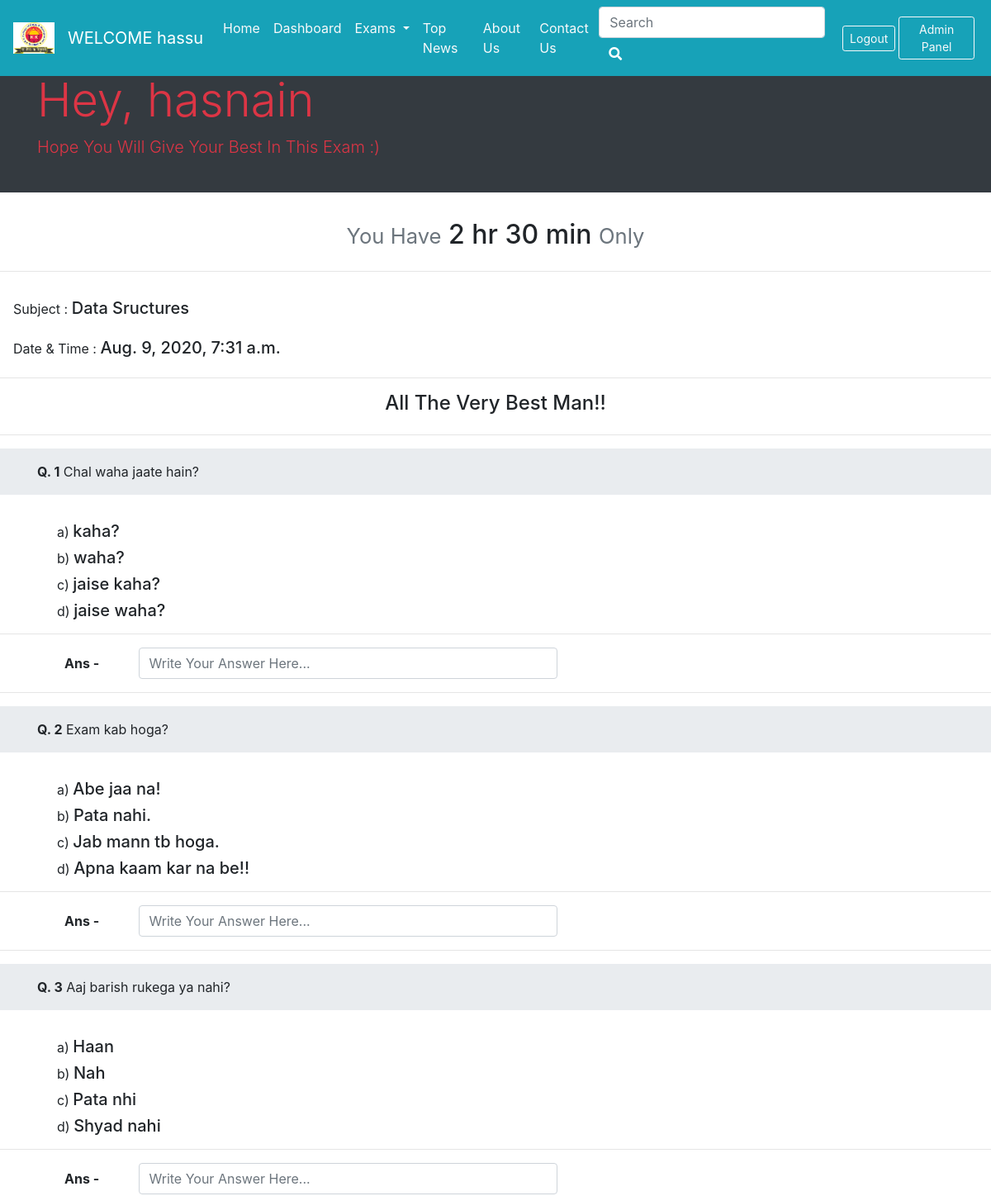
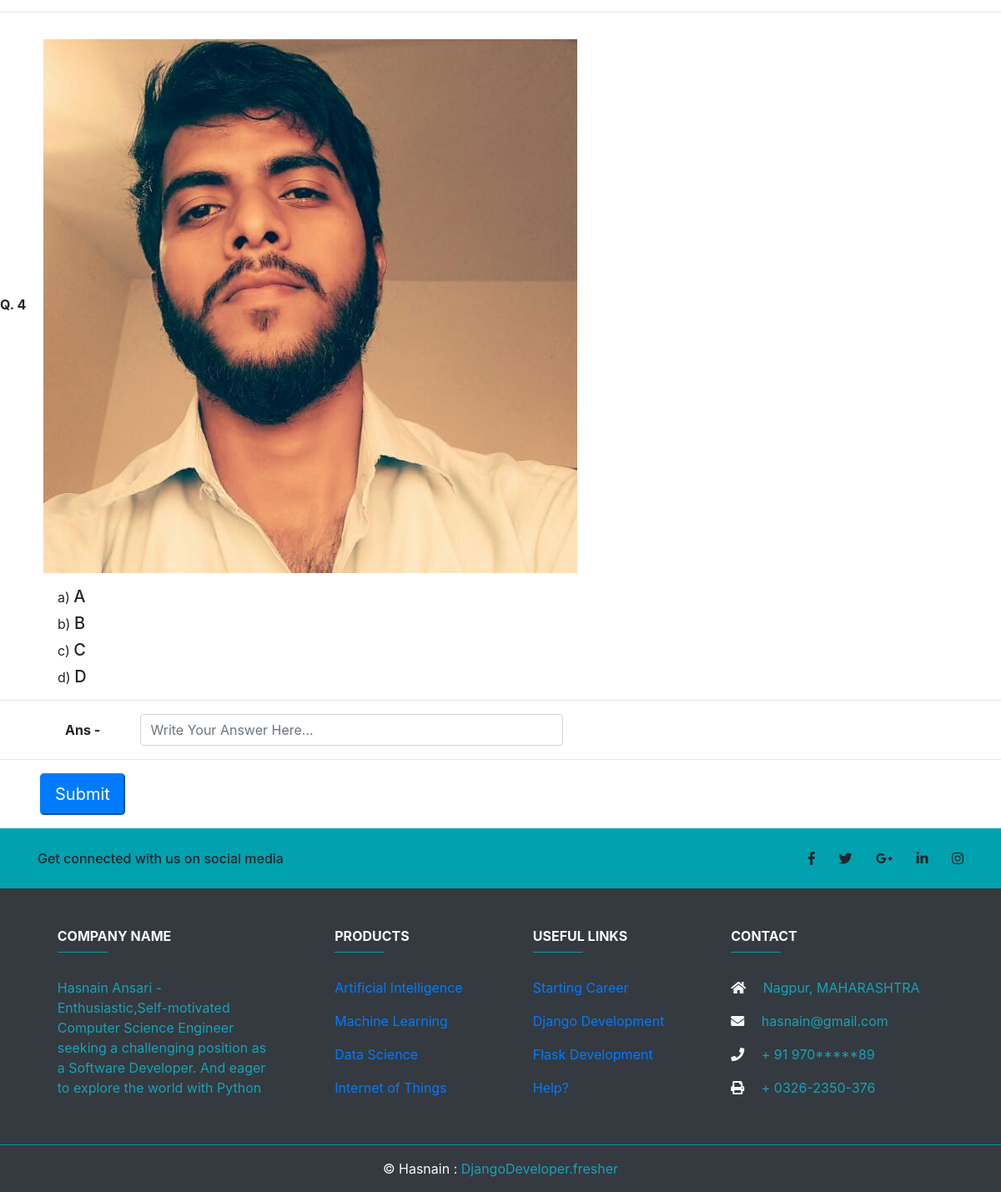
The app's page /student (signed in) with its own data (2 pictures, top to bottom).
### exam_news/models.py (models this page shows, shortened)
class Teacher(models.Model):
    timeslot = models.CharField(max_length= 150)
    subject = models.CharField(max_length= 150)
    bestwish = models.CharField(default=None,max_length= 350, blank = True, null=True )
    warningmessage = models.CharField(default=None,max_length= 550, blank = True, null=True )
    date = models.DateTimeField(default=datetime.now())

class TecherData(models.Model):
    writtenquestion = models.CharField(default='',max_length= 330, blank = True, null=True )
    imagequestion = models.ImageField( default = None, blank = True, null=True )
    option1 = models.CharField(default='A',max_length= 150)
    option2 = models.CharField(default='B',max_length= 150)
    option3 = models.CharField(default='C',max_length= 150)
    option4 = models.CharField(default='D',max_length= 150)

### exam_news/views.py (the view)
# urls.py: path('student', views.student , name = 'student'),
def student(request):
    if request.method == 'POST':
        st=request.POST.getlist('examsubmit')  # returns a list of values after getting from input with same name...
        result = StudentData(answer=st)
        result.save()
        messages.success(request, 'Thank You! Your Response Have Been Recorded.')
        return redirect("student")
    teach = Teacher.objects.all().last()
    teachQ = TecherData.objects.all()  # [::-1] for showing in reverse order
    return render(request, 'student.html', {'teach':teach, 'teachQ':teachQ})

### templates/student.html (shortened to what this page needs)
{% extends 'base.html' %}
{% block content %}
{% if user.is_authenticated %}
<div class = "container-fluid pb-0 pt-5 mt-3 ">
</div>
<div class="container-fluid m-0 p-0">
    <div class="jumbotron jumbotron-fluid pt-4 pb-4 bg-dark">
    <div class="container">
        <h1 class="display-4 text-danger">Hey, {{user.username}}</h1>
        <p class="lead text-danger">Hope You Will Give Your Best In This Exam :)</p>
    </div>
    </div>
</div>
<h3 class = "h2 text-center">
<small class="text-muted">You Have</small>
         {{teach.timeslot}}
  <small class="text-muted">Only</small>
</h3>
<hr class= "mt-4">
<h5 class = " p-3">
<small>Subject : </small>
         {{teach.subject}}
</h5>
<h5 class = " pl-3">
<small>Date & Time : </small>
         {{teach.date}}
</h5>
<hr class= "mt-4">
<h4 class = "text-center"> All The Very Best Man!!</h4>
<hr class= "mt-4">
 {% for techr in teachQ %}
 {% if techr.writtenquestion %}
    <div class="jumbotron jumbotron-fluid pt-3 pb-3">
    <div class="container">
    <b>Q. {{forloop.counter}}</b> {{techr.writtenquestion}}
    </div>
    </div>
{% elif techr.imagequestion %}
  <b>Q. {{forloop.counter}}</b>
<img src="{{techr.imagequestion.url}}" class="img-fluid p-3" style="width:auto; height: auto;" alt="question">
{% endif %}
<div class="container">
  <h5 class = "h5 ml-4">
    <small>a) </small>
         {{techr.option1}}
  </h5>
  <h5 class = "h5 ml-4">
    <small>b) </small>
         {{techr.option2}}
  </h5>
  <h5 class = "h5 ml-4">
    <small>c) </small>
         {{techr.option3}}
  </h5>
  <h5 class = "h5 ml-4">
    <small>d) </small>
         {{techr.option4}}
  </h5>
</div>
<hr>
<div class = "container pl-5 pr-5">
<form action= "student" method= "post" >
  <div class="form-group row">
    <label class="col-sm-1 col-form-label"><b>Ans -</b></label>
    <div class="col-sm-6">
    <input type="name" name= "examsubmit" placeholder="Write Your Answer Here..." class="form-control" id="name" >
    </div>
  </div>
</div>
<hr>
{% endfor %}
<button type="submit" class="btn-lg btn-primary ml-5 mb-3">Submit</button>
{% endif %}
{% endblock %}

### templates/base.html (shortened to what this page needs)
<!doctype html>
<html lang="en">
  <head>
    <link rel="stylesheet" href="https://stackpath.bootstrapcdn.com/bootstrap/4.5.0/css/bootstrap.min.css">
  </head>
  <body>
  <nav class="navbar navbar-expand-md navbar-dark fixed-top bg-info">
  <a class="navbar-brand" href="#">
    <img src="static/images/college.png" alt="logo" style="width:50px;">
  </a>
  <a class="navbar-brand" href="#">WELCOME  {{user.first_name}}</a>
  <div class="collapse navbar-collapse" id="navbarSupportedContent">
    <ul class="navbar-nav mr-auto">
      <li class="nav-item active">
        <a class="nav-link text-light" href="/">Home <span class="sr-only">(current)</span></a>
      </li>
      {% if user.is_authenticated %}
      <li class="nav-item">
        <a class="nav-link text-light" href="dashboard">Dashboard</a>
      </li>
      {% endif %}
 <li class="nav-item dropdown">
        <a class="nav-link dropdown-toggle text-light" href="#" id="navbarDropdownMenuLink" role="button" data-toggle="dropdown" aria-haspopup="true" aria-expanded="false">
          Exams
        </a>
      </li>
      <li class="nav-item">
        <a class="nav-link text-light" href="news">Top News</a>
      </li>
      <li class="nav-item">
        <a class="nav-link text-light" href="about">About Us</a>
      </li>
{% if user.is_authenticated %}
      <li class="nav-item">
        <a class="nav-link text-light" href="contact">Contact Us</a>
      </li>
{% endif %}
    </ul>
{% if user.is_authenticated %}
    <form class="form-inline my-2 my-lg-0" action = "/search" method == "post">
      <input class="form-control" name = "query" id = "query" type="search" placeholder="Search" aria-label="Search">
      <div class="input-group-append">
         <button type="button" class="btn mr-3 ml-0 text-white"><i class="fa fa-search"></i></button>
      </div>
    </form>
{% endif %}
 {% if user.is_authenticated %}
      <a class="btn btn-outline-light btn-sm my-2" href="logout" role="button">Logout</a>
    {% else %}
      <a class="btn btn-outline-light btn-sm my-2 mx-1" href="sign_up" role="button">Sign Up</a>
      <a class="btn btn-outline-light btn-sm my-2 mx-1" href="signin" role="button">Sign In</a>
    {% endif %}
      <a class="btn btn-outline-light btn-sm my-2 mx-1" href="admin" role="button">Admin Panel</a>
  </div>
</nav>
{% block content %}
  {%endblock%}
<link rel="stylesheet" href="https://use.fontawesome.com/releases/v5.7.0/css/all.css">
<footer class="page-footer font-small bg-dark">
  <div style="background-color: #00A1AF;">
    <div class="container">
      <div class="row py-4 d-flex align-items-center">
        <div class="col-md-6 col-lg-5 text-center text-md-left mb-4 mb-md-0">
          <h6 class="mb-0 ">Get connected with us on social media</h6>
        </div>
        <div class="col-md-6 col-lg-7 text-center text-md-right">
          <a class="fb-ic">
            <i class="fab fa-facebook-f white-text mr-4"> </i>
          </a>
          <a class="tw-ic">
            <i class="fab fa-twitter white-text mr-4"> </i>
          </a>
          <a class="gplus-ic">
            <i class="fab fa-google-plus-g white-text mr-4"> </i>
          </a>
          <a class="li-ic">
            <i class="fab fa-linkedin-in white-text mr-4"> </i>
          </a>
          <a class="ins-ic">
            <i class="fab fa-instagram white-text"> </i>
          </a>
        </div>
      </div>
    </div>
  </div>
  <div class="container text-center text-md-left mt-5">
    <div class="row mt-3">
      <div class="col-md-3 col-lg-4 col-xl-3 mx-auto mb-4">
        <h6 class="text-uppercase font-weight-bold text-light">Company name</h6>
        <hr class="bg-info accent-2 mb-4 mt-0 d-inline-block mx-auto" style="width: 60px;">
        <p class = "text text-info">Hasnain Ansari - Enthusiastic,Self-motivated Computer Science Engineer seeking a challenging position as a Software Developer. And eager to explore the world with Python</p>
      </div>
      <div class="col-md-2 col-lg-2 col-xl-2 mx-auto mb-4">
        <h6 class="text-uppercase font-weight-bold text-light">Products</h6>
        <hr class="bg-info accent-2 mb-4 mt-0 d-inline-block mx-auto" style="width: 60px;">
        <p>
          <a href="#!">Artificial Intelligence</a>
        </p>
        <p>
          <a href="#!">Machine Learning</a>
        </p>
        <p>
          <a href="#!">Data Science</a>
        </p>
        <p>
          <a href="#!">Internet of Things</a>
        </p>
      </div>
      <div class="col-md-3 col-lg-2 col-xl-2 mx-auto mb-4">
        <h6 class="text-uppercase font-weight-bold text-light">Useful links</h6>
        <hr class="bg-info accent-2 mb-4 mt-0 d-inline-block mx-auto" style="width: 60px;">
        <p>
          <a href="#!">Starting Career</a>
        </p>
        <p>
          <a href="#!">Django Development</a>
        </p>
        <p>
          <a href="#!">Flask Development</a>
        </p>
        <p>
          <a href="#!">Help?</a>
        </p>
      </div>
      <div class="col-md-4 col-lg-3 col-xl-3 mx-auto mb-md-0 mb-4">
        <h6 class="text-uppercase font-weight-bold text-light">Contact</h6>
        <hr class="bg-info accent-2 mb-4 mt-0 d-inline-block mx-auto" style="width: 60px;">
        <p class = "text text-info">
          <i class="fas fa-home mr-3 text-light"></i> Nagpur, MAHARASHTRA</p>
        <p class = "text text-info">
          <i class="fas fa-envelope mr-3 text-light"></i> hasnain@gmail.com</p>
        <p class = "text text-info">
          <i class="fas fa-phone mr-3 text-light"></i> + 91 970*****89</p>
        <p class = "text text-info">
          <i class="fas fa-print mr-3 text-light"></i> + 0326-2350-376</p>
      </div>
    </div>
  </div>
<hr class="hr mb-0 bg-info">
  <div class="footer-copyright text-center py-3 text-light">© Hasnain :
    <a class = "text-info" href="https://docs.djangoproject.com/en/3.1/"> DjangoDeveloper.fresher</a>
  </div>
</footer>
  </body>
</html>

### records on screen
Teacher: timeslot "2 hr 30 min", subject "Data Sructures", date "Aug. 9, 2020, 7:31 a.m."
TecherData: writtenquestion "Chal waha jaate hain?", option1 "kaha?", option2 "waha?", option3 "jaise kaha?", option4 "jaise waha?"
TecherData: writtenquestion "Exam kab hoga?", option1 "Abe jaa na!", option2 "Pata nahi.", option3 "Jab mann tb hoga.", option4 "Apna kaam kar na be!!"
TecherData: writtenquestion "Aaj barish rukega ya nahi?", option1 "Haan", option2 "Nah", option3 "Pata nhi", option4 "Shyad nahi"
TecherData: imagequestion (picture), option1 "A", option2 "B", option3 "C", option4 "D"

### other values on screen
{{ user.first_name }} "hassu"
{{ user.username }} "hasnain"
